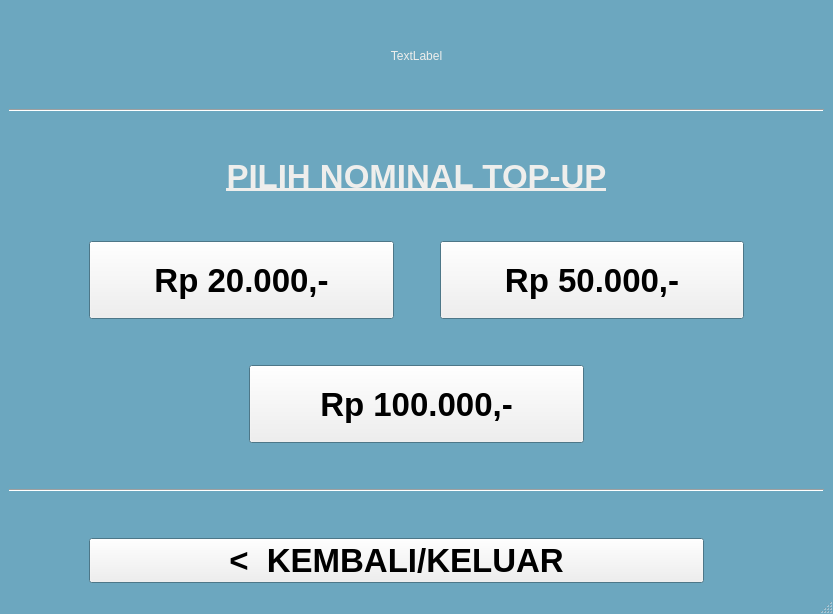
<?xml version="1.0" encoding="UTF-8"?>
<ui version="4.0">
 <class>NominalTopUpWindow</class>
 <widget class="QMainWindow" name="NominalTopUpWindow">
  <property name="geometry">
   <rect>
    <x>0</x>
    <y>0</y>
    <width>833</width>
    <height>614</height>
   </rect>
  </property>
  <property name="palette">
   <palette>
    <active>
     <colorrole role="WindowText">
      <brush brushstyle="SolidPattern">
       <color alpha="255">
        <red>238</red>
        <green>238</green>
        <blue>236</blue>
       </color>
      </brush>
     </colorrole>
     <colorrole role="Base">
      <brush brushstyle="SolidPattern">
       <color alpha="255">
        <red>255</red>
        <green>255</green>
        <blue>255</blue>
       </color>
      </brush>
     </colorrole>
     <colorrole role="Window">
      <brush brushstyle="SolidPattern">
       <color alpha="255">
        <red>108</red>
        <green>167</green>
        <blue>191</blue>
       </color>
      </brush>
     </colorrole>
    </active>
    <inactive>
     <colorrole role="WindowText">
      <brush brushstyle="SolidPattern">
       <color alpha="255">
        <red>238</red>
        <green>238</green>
        <blue>236</blue>
       </color>
      </brush>
     </colorrole>
     <colorrole role="Base">
      <brush brushstyle="SolidPattern">
       <color alpha="255">
        <red>255</red>
        <green>255</green>
        <blue>255</blue>
       </color>
      </brush>
     </colorrole>
     <colorrole role="Window">
      <brush brushstyle="SolidPattern">
       <color alpha="255">
        <red>108</red>
        <green>167</green>
        <blue>191</blue>
       </color>
      </brush>
     </colorrole>
    </inactive>
    <disabled>
     <colorrole role="WindowText">
      <brush brushstyle="SolidPattern">
       <color alpha="255">
        <red>190</red>
        <green>190</green>
        <blue>190</blue>
       </color>
      </brush>
     </colorrole>
     <colorrole role="Base">
      <brush brushstyle="SolidPattern">
       <color alpha="255">
        <red>108</red>
        <green>167</green>
        <blue>191</blue>
       </color>
      </brush>
     </colorrole>
     <colorrole role="Window">
      <brush brushstyle="SolidPattern">
       <color alpha="255">
        <red>108</red>
        <green>167</green>
        <blue>191</blue>
       </color>
      </brush>
     </colorrole>
    </disabled>
   </palette>
  </property>
  <property name="windowTitle">
   <string>MainWindow</string>
  </property>
  <widget class="QWidget" name="centralwidget">
   <layout class="QVBoxLayout" name="verticalLayout_2">
    <item>
     <spacer name="verticalSpacer_3">
      <property name="orientation">
       <enum>Qt::Vertical</enum>
      </property>
      <property name="sizeType">
       <enum>QSizePolicy::Maximum</enum>
      </property>
      <property name="sizeHint" stdset="0">
       <size>
        <width>20</width>
        <height>40</height>
       </size>
      </property>
     </spacer>
    </item>
    <item>
     <widget class="QLabel" name="label_logo">
      <property name="sizePolicy">
       <sizepolicy hsizetype="Preferred" vsizetype="Fixed">
        <horstretch>0</horstretch>
        <verstretch>0</verstretch>
       </sizepolicy>
      </property>
      <property name="text">
       <string>TextLabel</string>
      </property>
      <property name="alignment">
       <set>Qt::AlignCenter</set>
      </property>
     </widget>
    </item>
    <item>
     <spacer name="verticalSpacer_4">
      <property name="orientation">
       <enum>Qt::Vertical</enum>
      </property>
      <property name="sizeType">
       <enum>QSizePolicy::Maximum</enum>
      </property>
      <property name="sizeHint" stdset="0">
       <size>
        <width>20</width>
        <height>40</height>
       </size>
      </property>
     </spacer>
    </item>
    <item>
     <widget class="Line" name="line">
      <property name="orientation">
       <enum>Qt::Horizontal</enum>
      </property>
     </widget>
    </item>
    <item>
     <spacer name="verticalSpacer_7">
      <property name="orientation">
       <enum>Qt::Vertical</enum>
      </property>
      <property name="sizeType">
       <enum>QSizePolicy::Maximum</enum>
      </property>
      <property name="sizeHint" stdset="0">
       <size>
        <width>20</width>
        <height>40</height>
       </size>
      </property>
     </spacer>
    </item>
    <item>
     <widget class="QLabel" name="label">
      <property name="sizePolicy">
       <sizepolicy hsizetype="Preferred" vsizetype="Fixed">
        <horstretch>0</horstretch>
        <verstretch>0</verstretch>
       </sizepolicy>
      </property>
      <property name="font">
       <font>
        <pointsize>25</pointsize>
        <weight>75</weight>
        <bold>true</bold>
        <underline>true</underline>
       </font>
      </property>
      <property name="text">
       <string>PILIH NOMINAL TOP-UP</string>
      </property>
      <property name="alignment">
       <set>Qt::AlignCenter</set>
      </property>
     </widget>
    </item>
    <item>
     <spacer name="verticalSpacer_2">
      <property name="orientation">
       <enum>Qt::Vertical</enum>
      </property>
      <property name="sizeType">
       <enum>QSizePolicy::Maximum</enum>
      </property>
      <property name="sizeHint" stdset="0">
       <size>
        <width>20</width>
        <height>40</height>
       </size>
      </property>
     </spacer>
    </item>
    <item>
     <layout class="QHBoxLayout" name="horizontalLayout_3">
      <item>
       <spacer name="horizontalSpacer_3">
        <property name="orientation">
         <enum>Qt::Horizontal</enum>
        </property>
        <property name="sizeType">
         <enum>QSizePolicy::Minimum</enum>
        </property>
        <property name="sizeHint" stdset="0">
         <size>
          <width>40</width>
          <height>20</height>
         </size>
        </property>
       </spacer>
      </item>
      <item>
       <spacer name="horizontalSpacer_7">
        <property name="orientation">
         <enum>Qt::Horizontal</enum>
        </property>
        <property name="sizeType">
         <enum>QSizePolicy::Minimum</enum>
        </property>
        <property name="sizeHint" stdset="0">
         <size>
          <width>40</width>
          <height>20</height>
         </size>
        </property>
       </spacer>
      </item>
      <item>
       <layout class="QVBoxLayout" name="verticalLayout">
        <item>
         <layout class="QHBoxLayout" name="horizontalLayout">
          <item>
           <widget class="QPushButton" name="pushButton_20rb">
            <property name="enabled">
             <bool>true</bool>
            </property>
            <property name="sizePolicy">
             <sizepolicy hsizetype="Minimum" vsizetype="Preferred">
              <horstretch>0</horstretch>
              <verstretch>0</verstretch>
             </sizepolicy>
            </property>
            <property name="font">
             <font>
              <pointsize>25</pointsize>
              <weight>75</weight>
              <bold>true</bold>
             </font>
            </property>
            <property name="text">
             <string>Rp 20.000,-</string>
            </property>
           </widget>
          </item>
          <item>
           <spacer name="horizontalSpacer">
            <property name="orientation">
             <enum>Qt::Horizontal</enum>
            </property>
            <property name="sizeType">
             <enum>QSizePolicy::Minimum</enum>
            </property>
            <property name="sizeHint" stdset="0">
             <size>
              <width>40</width>
              <height>20</height>
             </size>
            </property>
           </spacer>
          </item>
          <item>
           <widget class="QPushButton" name="pushButton_50rb">
            <property name="sizePolicy">
             <sizepolicy hsizetype="Minimum" vsizetype="Preferred">
              <horstretch>0</horstretch>
              <verstretch>0</verstretch>
             </sizepolicy>
            </property>
            <property name="font">
             <font>
              <pointsize>25</pointsize>
              <weight>75</weight>
              <bold>true</bold>
             </font>
            </property>
            <property name="text">
             <string>Rp 50.000,-</string>
            </property>
           </widget>
          </item>
         </layout>
        </item>
        <item>
         <spacer name="verticalSpacer_6">
          <property name="orientation">
           <enum>Qt::Vertical</enum>
          </property>
          <property name="sizeType">
           <enum>QSizePolicy::Minimum</enum>
          </property>
          <property name="sizeHint" stdset="0">
           <size>
            <width>20</width>
            <height>40</height>
           </size>
          </property>
         </spacer>
        </item>
        <item>
         <layout class="QHBoxLayout" name="horizontalLayout_4">
          <item>
           <spacer name="horizontalSpacer_11">
            <property name="orientation">
             <enum>Qt::Horizontal</enum>
            </property>
            <property name="sizeType">
             <enum>QSizePolicy::Maximum</enum>
            </property>
            <property name="sizeHint" stdset="0">
             <size>
              <width>40</width>
              <height>20</height>
             </size>
            </property>
           </spacer>
          </item>
          <item>
           <spacer name="horizontalSpacer_13">
            <property name="orientation">
             <enum>Qt::Horizontal</enum>
            </property>
            <property name="sizeType">
             <enum>QSizePolicy::Minimum</enum>
            </property>
            <property name="sizeHint" stdset="0">
             <size>
              <width>40</width>
              <height>20</height>
             </size>
            </property>
           </spacer>
          </item>
          <item>
           <spacer name="horizontalSpacer_15">
            <property name="orientation">
             <enum>Qt::Horizontal</enum>
            </property>
            <property name="sizeType">
             <enum>QSizePolicy::Minimum</enum>
            </property>
            <property name="sizeHint" stdset="0">
             <size>
              <width>40</width>
              <height>20</height>
             </size>
            </property>
           </spacer>
          </item>
          <item>
           <spacer name="horizontalSpacer_17">
            <property name="orientation">
             <enum>Qt::Horizontal</enum>
            </property>
            <property name="sizeType">
             <enum>QSizePolicy::Minimum</enum>
            </property>
            <property name="sizeHint" stdset="0">
             <size>
              <width>40</width>
              <height>20</height>
             </size>
            </property>
           </spacer>
          </item>
          <item>
           <widget class="QPushButton" name="pushButton_100rb">
            <property name="sizePolicy">
             <sizepolicy hsizetype="Minimum" vsizetype="Preferred">
              <horstretch>0</horstretch>
              <verstretch>0</verstretch>
             </sizepolicy>
            </property>
            <property name="font">
             <font>
              <pointsize>25</pointsize>
              <weight>75</weight>
              <bold>true</bold>
             </font>
            </property>
            <property name="text">
             <string>Rp 100.000,-</string>
            </property>
           </widget>
          </item>
          <item>
           <spacer name="horizontalSpacer_18">
            <property name="orientation">
             <enum>Qt::Horizontal</enum>
            </property>
            <property name="sizeType">
             <enum>QSizePolicy::Minimum</enum>
            </property>
            <property name="sizeHint" stdset="0">
             <size>
              <width>40</width>
              <height>20</height>
             </size>
            </property>
           </spacer>
          </item>
          <item>
           <spacer name="horizontalSpacer_16">
            <property name="orientation">
             <enum>Qt::Horizontal</enum>
            </property>
            <property name="sizeType">
             <enum>QSizePolicy::Minimum</enum>
            </property>
            <property name="sizeHint" stdset="0">
             <size>
              <width>40</width>
              <height>20</height>
             </size>
            </property>
           </spacer>
          </item>
          <item>
           <spacer name="horizontalSpacer_14">
            <property name="orientation">
             <enum>Qt::Horizontal</enum>
            </property>
            <property name="sizeType">
             <enum>QSizePolicy::Minimum</enum>
            </property>
            <property name="sizeHint" stdset="0">
             <size>
              <width>40</width>
              <height>20</height>
             </size>
            </property>
           </spacer>
          </item>
          <item>
           <spacer name="horizontalSpacer_12">
            <property name="orientation">
             <enum>Qt::Horizontal</enum>
            </property>
            <property name="sizeType">
             <enum>QSizePolicy::Maximum</enum>
            </property>
            <property name="sizeHint" stdset="0">
             <size>
              <width>40</width>
              <height>20</height>
             </size>
            </property>
           </spacer>
          </item>
         </layout>
        </item>
       </layout>
      </item>
      <item>
       <spacer name="horizontalSpacer_8">
        <property name="orientation">
         <enum>Qt::Horizontal</enum>
        </property>
        <property name="sizeType">
         <enum>QSizePolicy::Minimum</enum>
        </property>
        <property name="sizeHint" stdset="0">
         <size>
          <width>40</width>
          <height>20</height>
         </size>
        </property>
       </spacer>
      </item>
      <item>
       <spacer name="horizontalSpacer_4">
        <property name="orientation">
         <enum>Qt::Horizontal</enum>
        </property>
        <property name="sizeType">
         <enum>QSizePolicy::Minimum</enum>
        </property>
        <property name="sizeHint" stdset="0">
         <size>
          <width>40</width>
          <height>20</height>
         </size>
        </property>
       </spacer>
      </item>
     </layout>
    </item>
    <item>
     <spacer name="verticalSpacer_5">
      <property name="orientation">
       <enum>Qt::Vertical</enum>
      </property>
      <property name="sizeType">
       <enum>QSizePolicy::Maximum</enum>
      </property>
      <property name="sizeHint" stdset="0">
       <size>
        <width>20</width>
        <height>40</height>
       </size>
      </property>
     </spacer>
    </item>
    <item>
     <widget class="Line" name="line_2">
      <property name="orientation">
       <enum>Qt::Horizontal</enum>
      </property>
     </widget>
    </item>
    <item>
     <spacer name="verticalSpacer">
      <property name="orientation">
       <enum>Qt::Vertical</enum>
      </property>
      <property name="sizeType">
       <enum>QSizePolicy::Maximum</enum>
      </property>
      <property name="sizeHint" stdset="0">
       <size>
        <width>20</width>
        <height>40</height>
       </size>
      </property>
     </spacer>
    </item>
    <item>
     <layout class="QHBoxLayout" name="horizontalLayout_2">
      <item>
       <spacer name="horizontalSpacer_5">
        <property name="orientation">
         <enum>Qt::Horizontal</enum>
        </property>
        <property name="sizeType">
         <enum>QSizePolicy::Minimum</enum>
        </property>
        <property name="sizeHint" stdset="0">
         <size>
          <width>40</width>
          <height>20</height>
         </size>
        </property>
       </spacer>
      </item>
      <item>
       <spacer name="horizontalSpacer_9">
        <property name="orientation">
         <enum>Qt::Horizontal</enum>
        </property>
        <property name="sizeType">
         <enum>QSizePolicy::Minimum</enum>
        </property>
        <property name="sizeHint" stdset="0">
         <size>
          <width>40</width>
          <height>20</height>
         </size>
        </property>
       </spacer>
      </item>
      <item>
       <widget class="QPushButton" name="pushButton_keluar">
        <property name="font">
         <font>
          <pointsize>25</pointsize>
          <weight>75</weight>
          <bold>true</bold>
         </font>
        </property>
        <property name="text">
         <string>&lt;  KEMBALI/KELUAR</string>
        </property>
       </widget>
      </item>
      <item>
       <spacer name="horizontalSpacer_2">
        <property name="orientation">
         <enum>Qt::Horizontal</enum>
        </property>
        <property name="sizeType">
         <enum>QSizePolicy::Minimum</enum>
        </property>
        <property name="sizeHint" stdset="0">
         <size>
          <width>40</width>
          <height>20</height>
         </size>
        </property>
       </spacer>
      </item>
      <item>
       <spacer name="horizontalSpacer_10">
        <property name="orientation">
         <enum>Qt::Horizontal</enum>
        </property>
        <property name="sizeType">
         <enum>QSizePolicy::Minimum</enum>
        </property>
        <property name="sizeHint" stdset="0">
         <size>
          <width>40</width>
          <height>20</height>
         </size>
        </property>
       </spacer>
      </item>
      <item>
       <spacer name="horizontalSpacer_6">
        <property name="orientation">
         <enum>Qt::Horizontal</enum>
        </property>
        <property name="sizeType">
         <enum>QSizePolicy::Minimum</enum>
        </property>
        <property name="sizeHint" stdset="0">
         <size>
          <width>40</width>
          <height>20</height>
         </size>
        </property>
       </spacer>
      </item>
     </layout>
    </item>
   </layout>
  </widget>
  <widget class="QMenuBar" name="menubar">
   <property name="geometry">
    <rect>
     <x>0</x>
     <y>0</y>
     <width>833</width>
     <height>26</height>
    </rect>
   </property>
  </widget>
  <widget class="QStatusBar" name="statusbar"/>
 </widget>
 <resources/>
 <connections>
  <connection>
   <sender>pushButton_keluar</sender>
   <signal>clicked()</signal>
   <receiver>NominalTopUpWindow</receiver>
   <slot>close()</slot>
   <hints>
    <hint type="sourcelabel">
     <x>184</x>
     <y>443</y>
    </hint>
    <hint type="destinationlabel">
     <x>186</x>
     <y>393</y>
    </hint>
   </hints>
  </connection>
 </connections>
</ui>
